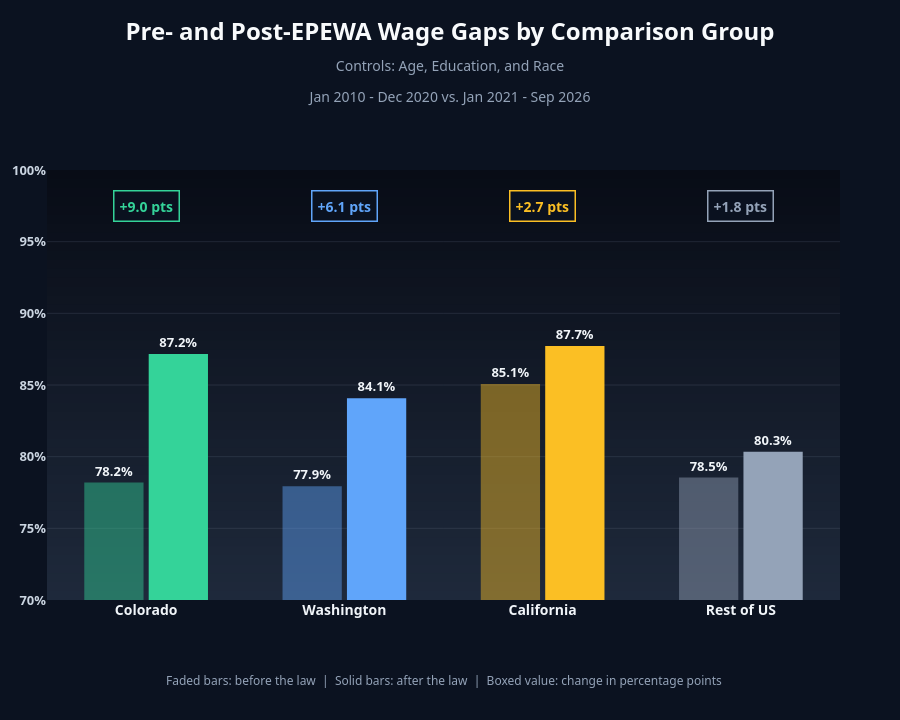

This figure's notebook cell:
### Code cell
fig = plot_group_gaps(results_df, "Pre- and Post-EPEWA Wage Gaps by Comparison Group", "Age, Education, and Race",
                      save_as="groups_no_industry")

### Figure 1 — Plotly figure (JSON) as saved in the notebook; plotly's stock layout.template omitted (floating-point values rounded to 4 significant figures)
{"data": [{"cliponaxis": false, "hovertemplate": "%{x} (Before the law): %{text}<extra></extra>", "marker": {"color": ["rgba(52,211,153,0.45)", "rgba(96,165,250,0.45)", "rgba(251,191,36,0.45)", "rgba(148,163,184,0.45)"], "line": {"width": 0}}, "name": "Before the law", "text": ["<b>78.2%</b>", "<b>77.9%</b>", "<b>85.1%</b>", "<b>78.5%</b>"], "textfont": {"color": "#f1f5f9", "size": 13}, "textposition": "outside", "type": "bar", "x": ["<b>Colorado</b>", "<b>Washington</b>", "<b>California</b>", "<b>Rest of US</b>"], "y": [0.782, 0.7793, 0.8507, 0.7854]}, {"cliponaxis": false, "hovertemplate": "%{x} (After the law): %{text}<extra></extra>", "marker": {"color": ["#34d399", "#60a5fa", "#fbbf24", "#94a3b8"], "line": {"width": 0}}, "name": "After the law", "text": ["<b>87.2%</b>", "<b>84.1%</b>", "<b>87.7%</b>", "<b>80.3%</b>"], "textfont": {"color": "#f1f5f9", "size": 13}, "textposition": "outside", "type": "bar", "x": ["<b>Colorado</b>", "<b>Washington</b>", "<b>California</b>", "<b>Rest of US</b>"], "y": [0.8717, 0.8408, 0.8772, 0.8034]}], "layout": {"annotations": [{"font": {"color": "#94a3b8", "size": 12}, "showarrow": false, "text": "Faded bars: before the law  |  Solid bars: after the law  |  Boxed value: change in percentage points", "x": 0.5, "xref": "paper", "y": 0, "yanchor": "top", "yref": "paper", "yshift": -70}, {"bgcolor": "rgba(11,18,32,0.85)", "bordercolor": "#34d399", "borderpad": 5, "borderwidth": 1.5, "font": {"color": "#34d399", "size": 14}, "showarrow": false, "text": "<b>+9.0 pts</b>", "x": "<b>Colorado</b>", "xref": "x", "y": 0.975, "yref": "y"}, {"bgcolor": "rgba(11,18,32,0.85)", "bordercolor": "#60a5fa", "borderpad": 5, "borderwidth": 1.5, "font": {"color": "#60a5fa", "size": 14}, "showarrow": false, "text": "<b>+6.1 pts</b>", "x": "<b>Washington</b>", "xref": "x", "y": 0.975, "yref": "y"}, {"bgcolor": "rgba(11,18,32,0.85)", "bordercolor": "#fbbf24", "borderpad": 5, "borderwidth": 1.5, "font": {"color": "#fbbf24", "size": 14}, "showarrow": false, "text": "<b>+2.7 pts</b>", "x": "<b>California</b>", "xref": "x", "y": 0.975, "yref": "y"}, {"bgcolor": "rgba(11,18,32,0.85)", "bordercolor": "#94a3b8", "borderpad": 5, "borderwidth": 1.5, "font": {"color": "#94a3b8", "size": 14}, "showarrow": false, "text": "<b>+1.8 pts</b>", "x": "<b>Rest of US</b>", "xref": "x", "y": 0.975, "yref": "y"}], "bargap": 0.35, "bargroupgap": 0.08, "barmode": "group", "font": {"color": "#cbd5e1", "family": "Bahnschrift, 'Segoe UI Variable Display', 'Segoe UI', Helvetica, Arial, sans-serif"}, "height": 720, "margin": {"b": 120, "l": 20, "r": 60, "t": 170}, "paper_bgcolor": "#0b1220", "plot_bgcolor": "rgba(0,0,0,0)", "shapes": [{"fillcolor": "rgb(8, 12, 22)", "layer": "below", "line": {"width": 0}, "type": "rect", "x0": 0, "x1": 1, "xref": "paper", "y0": 0, "y1": 1, "yref": "paper"}, {"fillcolor": "rgb(8, 13, 23)", "layer": "below", "line": {"width": 0}, "type": "rect", "x0": 0, "x1": 1, "xref": "paper", "y0": 0, "y1": 0.9792, "yref": "paper"}, {"fillcolor": "rgb(9, 13, 24)", "layer": "below", "line": {"width": 0}, "type": "rect", "x0": 0, "x1": 1, "xref": "paper", "y0": 0, "y1": 0.9583, "yref": "paper"}, {"fillcolor": "rgb(9, 14, 24)", "layer": "below", "line": {"width": 0}, "type": "rect", "x0": 0, "x1": 1, "xref": "paper", "y0": 0, "y1": 0.9375, "yref": "paper"}, {"fillcolor": "rgb(10, 14, 25)", "layer": "below", "line": {"width": 0}, "type": "rect", "x0": 0, "x1": 1, "xref": "paper", "y0": 0, "y1": 0.9167, "yref": "paper"}, {"fillcolor": "rgb(10, 15, 26)", "layer": "below", "line": {"width": 0}, "type": "rect", "x0": 0, "x1": 1, "xref": "paper", "y0": 0, "y1": 0.8958, "yref": "paper"}, {"fillcolor": "rgb(11, 16, 27)", "layer": "below", "line": {"width": 0}, "type": "rect", "x0": 0, "x1": 1, "xref": "paper", "y0": 0, "y1": 0.875, "yref": "paper"}, {"fillcolor": "rgb(11, 16, 28)", "layer": "below", "line": {"width": 0}, "type": "rect", "x0": 0, "x1": 1, "xref": "paper", "y0": 0, "y1": 0.8542, "yref": "paper"}, {"fillcolor": "rgb(12, 17, 28)", "layer": "below", "line": {"width": 0}, "type": "rect", "x0": 0, "x1": 1, "xref": "paper", "y0": 0, "y1": 0.8333, "yref": "paper"}, {"fillcolor": "rgb(12, 18, 29)", "layer": "below", "line": {"width": 0}, "type": "rect", "x0": 0, "x1": 1, "xref": "paper", "y0": 0, "y1": 0.8125, "yref": "paper"}, {"fillcolor": "rgb(13, 18, 30)", "layer": "below", "line": {"width": 0}, "type": "rect", "x0": 0, "x1": 1, "xref": "paper", "y0": 0, "y1": 0.7917, "yref": "paper"}, {"fillcolor": "rgb(13, 19, 31)", "layer": "below", "line": {"width": 0}, "type": "rect", "x0": 0, "x1": 1, "xref": "paper", "y0": 0, "y1": 0.7708, "yref": "paper"}, {"fillcolor": "rgb(14, 19, 31)", "layer": "below", "line": {"width": 0}, "type": "rect", "x0": 0, "x1": 1, "xref": "paper", "y0": 0, "y1": 0.75, "yref": "paper"}, {"fillcolor": "rgb(14, 20, 32)", "layer": "below", "line": {"width": 0}, "type": "rect", "x0": 0, "x1": 1, "xref": "paper", "y0": 0, "y1": 0.7292, "yref": "paper"}, {"fillcolor": "rgb(15, 21, 33)", "layer": "below", "line": {"width": 0}, "type": "rect", "x0": 0, "x1": 1, "xref": "paper", "y0": 0, "y1": 0.7083, "yref": "paper"}, {"fillcolor": "rgb(15, 21, 34)", "layer": "below", "line": {"width": 0}, "type": "rect", "x0": 0, "x1": 1, "xref": "paper", "y0": 0, "y1": 0.6875, "yref": "paper"}, {"fillcolor": "rgb(15, 22, 35)", "layer": "below", "line": {"width": 0}, "type": "rect", "x0": 0, "x1": 1, "xref": "paper", "y0": 0, "y1": 0.6667, "yref": "paper"}, {"fillcolor": "rgb(16, 22, 35)", "layer": "below", "line": {"width": 0}, "type": "rect", "x0": 0, "x1": 1, "xref": "paper", "y0": 0, "y1": 0.6458, "yref": "paper"}, {"fillcolor": "rgb(16, 23, 36)", "layer": "below", "line": {"width": 0}, "type": "rect", "x0": 0, "x1": 1, "xref": "paper", "y0": 0, "y1": 0.625, "yref": "paper"}, {"fillcolor": "rgb(17, 24, 37)", "layer": "below", "line": {"width": 0}, "type": "rect", "x0": 0, "x1": 1, "xref": "paper", "y0": 0, "y1": 0.6042, "yref": "paper"}, {"fillcolor": "rgb(17, 24, 38)", "layer": "below", "line": {"width": 0}, "type": "rect", "x0": 0, "x1": 1, "xref": "paper", "y0": 0, "y1": 0.5833, "yref": "paper"}, {"fillcolor": "rgb(18, 25, 39)", "layer": "below", "line": {"width": 0}, "type": "rect", "x0": 0, "x1": 1, "xref": "paper", "y0": 0, "y1": 0.5625, "yref": "paper"}, {"fillcolor": "rgb(18, 26, 39)", "layer": "below", "line": {"width": 0}, "type": "rect", "x0": 0, "x1": 1, "xref": "paper", "y0": 0, "y1": 0.5417, "yref": "paper"}, {"fillcolor": "rgb(19, 26, 40)", "layer": "below", "line": {"width": 0}, "type": "rect", "x0": 0, "x1": 1, "xref": "paper", "y0": 0, "y1": 0.5208, "yref": "paper"}, {"fillcolor": "rgb(19, 27, 41)", "layer": "below", "line": {"width": 0}, "type": "rect", "x0": 0, "x1": 1, "xref": "paper", "y0": 0, "y1": 0.5, "yref": "paper"}, {"fillcolor": "rgb(20, 27, 42)", "layer": "below", "line": {"width": 0}, "type": "rect", "x0": 0, "x1": 1, "xref": "paper", "y0": 0, "y1": 0.4792, "yref": "paper"}, {"fillcolor": "rgb(20, 28, 42)", "layer": "below", "line": {"width": 0}, "type": "rect", "x0": 0, "x1": 1, "xref": "paper", "y0": 0, "y1": 0.4583, "yref": "paper"}, {"fillcolor": "rgb(21, 29, 43)", "layer": "below", "line": {"width": 0}, "type": "rect", "x0": 0, "x1": 1, "xref": "paper", "y0": 0, "y1": 0.4375, "yref": "paper"}, {"fillcolor": "rgb(21, 29, 44)", "layer": "below", "line": {"width": 0}, "type": "rect", "x0": 0, "x1": 1, "xref": "paper", "y0": 0, "y1": 0.4167, "yref": "paper"}, {"fillcolor": "rgb(22, 30, 45)", "layer": "below", "line": {"width": 0}, "type": "rect", "x0": 0, "x1": 1, "xref": "paper", "y0": 0, "y1": 0.3958, "yref": "paper"}, {"fillcolor": "rgb(22, 31, 46)", "layer": "below", "line": {"width": 0}, "type": "rect", "x0": 0, "x1": 1, "xref": "paper", "y0": 0, "y1": 0.375, "yref": "paper"}, {"fillcolor": "rgb(23, 31, 46)", "layer": "below", "line": {"width": 0}, "type": "rect", "x0": 0, "x1": 1, "xref": "paper", "y0": 0, "y1": 0.3542, "yref": "paper"}, {"fillcolor": "rgb(23, 32, 47)", "layer": "below", "line": {"width": 0}, "type": "rect", "x0": 0, "x1": 1, "xref": "paper", "y0": 0, "y1": 0.3333, "yref": "paper"}, {"fillcolor": "rgb(23, 32, 48)", "layer": "below", "line": {"width": 0}, "type": "rect", "x0": 0, "x1": 1, "xref": "paper", "y0": 0, "y1": 0.3125, "yref": "paper"}, {"fillcolor": "rgb(24, 33, 49)", "layer": "below", "line": {"width": 0}, "type": "rect", "x0": 0, "x1": 1, "xref": "paper", "y0": 0, "y1": 0.2917, "yref": "paper"}, {"fillcolor": "rgb(24, 34, 50)", "layer": "below", "line": {"width": 0}, "type": "rect", "x0": 0, "x1": 1, "xref": "paper", "y0": 0, "y1": 0.2708, "yref": "paper"}, {"fillcolor": "rgb(25, 34, 50)", "layer": "below", "line": {"width": 0}, "type": "rect", "x0": 0, "x1": 1, "xref": "paper", "y0": 0, "y1": 0.25, "yref": "paper"}, {"fillcolor": "rgb(25, 35, 51)", "layer": "below", "line": {"width": 0}, "type": "rect", "x0": 0, "x1": 1, "xref": "paper", "y0": 0, "y1": 0.2292, "yref": "paper"}, {"fillcolor": "rgb(26, 35, 52)", "layer": "below", "line": {"width": 0}, "type": "rect", "x0": 0, "x1": 1, "xref": "paper", "y0": 0, "y1": 0.2083, "yref": "paper"}, {"fillcolor": "rgb(26, 36, 53)", "layer": "below", "line": {"width": 0}, "type": "rect", "x0": 0, "x1": 1, "xref": "paper", "y0": 0, "y1": 0.1875, "yref": "paper"}, {"fillcolor": "rgb(27, 37, 53)", "layer": "below", "line": {"width": 0}, "type": "rect", "x0": 0, "x1": 1, "xref": "paper", "y0": 0, "y1": 0.1667, "yref": "paper"}, {"fillcolor": "rgb(27, 37, 54)", "layer": "below", "line": {"width": 0}, "type": "rect", "x0": 0, "x1": 1, "xref": "paper", "y0": 0, "y1": 0.1458, "yref": "paper"}, {"fillcolor": "rgb(28, 38, 55)", "layer": "below", "line": {"width": 0}, "type": "rect", "x0": 0, "x1": 1, "xref": "paper", "y0": 0, "y1": 0.125, "yref": "paper"}, {"fillcolor": "rgb(28, 39, 56)", "layer": "below", "line": {"width": 0}, "type": "rect", "x0": 0, "x1": 1, "xref": "paper", "y0": 0, "y1": 0.1042, "yref": "paper"}, {"fillcolor": "rgb(29, 39, 57)", "layer": "below", "line": {"width": 0}, "type": "rect", "x0": 0, "x1": 1, "xref": "paper", "y0": 0, "y1": 0.08333, "yref": "paper"}, {"fillcolor": "rgb(29, 40, 57)", "layer": "below", "line": {"width": 0}, "type": "rect", "x0": 0, "x1": 1, "xref": "paper", "y0": 0, "y1": 0.0625, "yref": "paper"}, {"fillcolor": "rgb(30, 40, 58)", "layer": "below", "line": {"width": 0}, "type": "rect", "x0": 0, "x1": 1, "xref": "paper", "y0": 0, "y1": 0.04167, "yref": "paper"}, {"fillcolor": "rgb(30, 41, 59)", "layer": "below", "line": {"width": 0}, "type": "rect", "x0": 0, "x1": 1, "xref": "paper", "y0": 0, "y1": 0.02083, "yref": "paper"}], "showlegend": false, "title": {"font": {"color": "#f8fafc", "size": 24}, "pad": {"t": 40}, "text": "<b>Pre- and Post-EPEWA Wage Gaps by Comparison Group</b><br><span style='font-size:14px;color:#94a3b8'>Controls: Age, Education, and Race<br>Jan 2010 - Dec 2020 vs. Jan 2021 - Sep 2026</span>", "x": 0.5, "xanchor": "center", "y": 1, "yanchor": "top"}, "xaxis": {"showgrid": false, "tickfont": {"color": "#f1f5f9", "size": 14}}, "yaxis": {"dtick": 0.05, "gridcolor": "rgba(148,163,184,0.15)", "range": [0.7, 1], "showgrid": true, "showline": false, "tickfont": {"color": "#cbd5e1", "size": 13, "weight": "bold"}, "tickformat": ".0%"}}}
